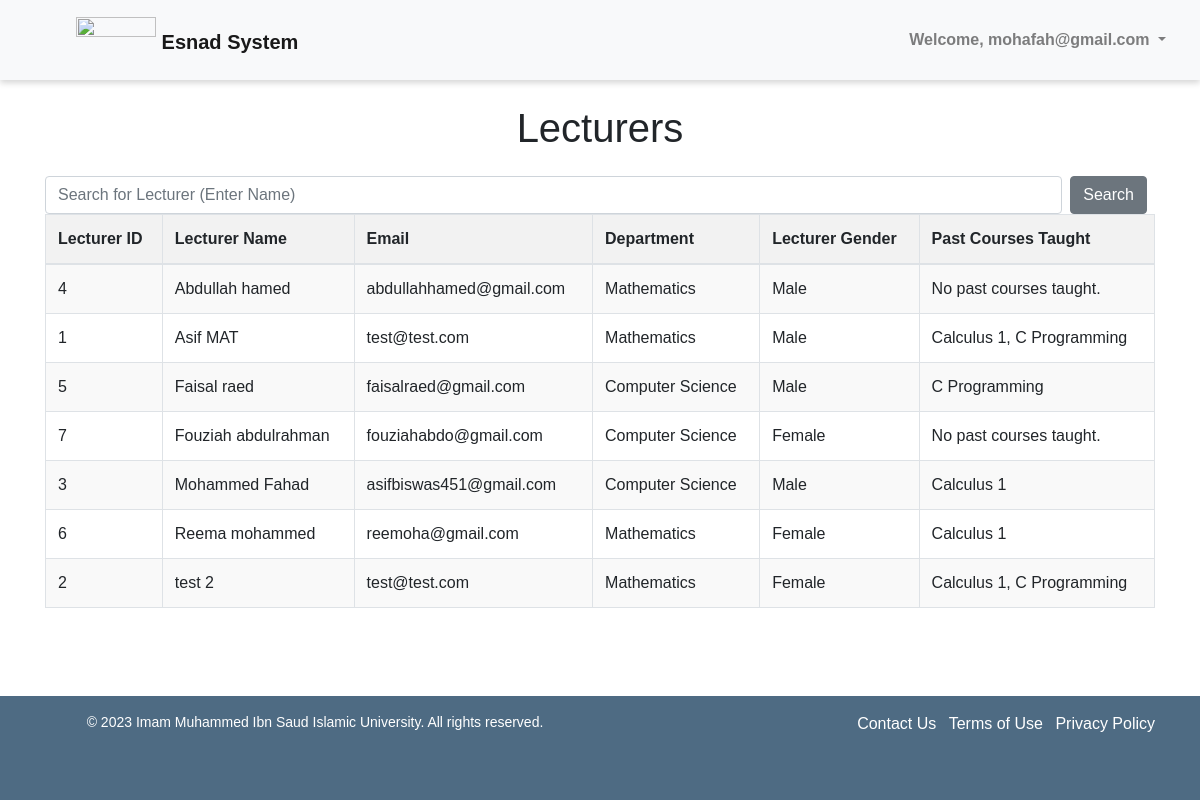
/lecturers/ (signed in), run on an earlier commit of the app's database.
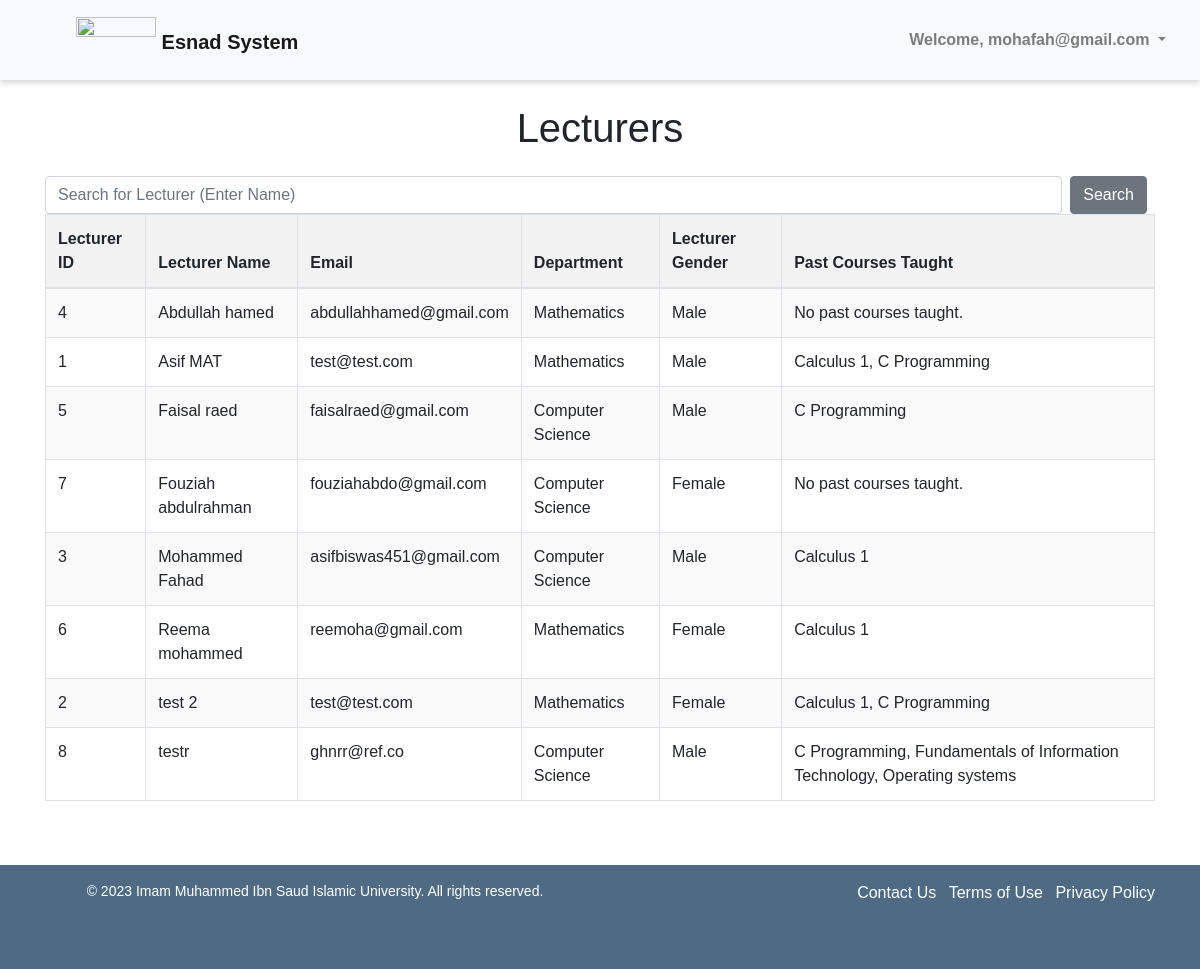
And on a later commit of the database.
### pages/models.py (models this page shows, shortened)
class Lecturer(models.Model):
    lecturer_user = models.OneToOneField(User, on_delete=models.CASCADE, null=True)
    lecturer_name = models.CharField(max_length=100)
    lecturer_email = models.EmailField(validators=[EmailValidator()])
    phone_regex = RegexValidator(
        regex=r'^\+?1?\d{10}$',
        message="Phone number must be entered in the format: '+999999999'. Up to 15 digits allowed.",
    )
    lecturer_number = models.CharField(validators=[phone_regex], max_length=17)
    GENDER_CHOICES = (
        ('M', 'Male'),
        ('F', 'Female')
    )
    lecturer_gender = models.CharField(max_length=1, choices=GENDER_CHOICES)
    TEACHER_TYPE_CHOICES = (
        ('L', 'Laboratory'),
        ('T', 'Theory')
    )
    lecturer_type = models.CharField(max_length=1, choices=TEACHER_TYPE_CHOICES)
    lecturer_past_courses = models.ManyToManyField('Course', related_name='past_lecturers', blank=True)
    lecturer_rating = models.FloatField(default=0.0)
    lecturer_department = models.ForeignKey('Department', on_delete=models.SET_NULL, null=True, blank=True)

class Department(models.Model):
    department_name = models.CharField(max_length=100)
    department_code = models.CharField(max_length=100, blank=True)

class Course(models.Model):
    course_code = models.CharField(max_length=100)
    course_name = models.CharField(max_length=100)
    credit_hours = models.PositiveIntegerField(null=True)
    course_lecturer = models.ForeignKey('Lecturer', on_delete=models.SET_NULL, null=True, related_name='courses_taught')
    course_level = models.PositiveIntegerField(null=True)
    course_lab_lecturer = models.ForeignKey('Lecturer', on_delete=models.SET_NULL, null=True, blank=True, related_name='lab_courses_taught')
    course_past_lecturers = models.ManyToManyField('Lecturer', related_name='past_courses', blank=True)
    course_time = models.TimeField(null=True, blank=True)
    course_day = models.CharField(max_length=1, choices=DAYS_OF_WEEK, null=True, blank=True)
    course_department = models.ForeignKey('Department', on_delete=models.SET_NULL, null=True, blank=True)
    course_building = models.CharField(max_length=100, blank=True)
    course_section = models.CharField(max_length=100, blank=True)
    course_prerequisites = models.ManyToManyField('Course', related_name='prerequisites', blank=True)

### pages/views.py (the view)
# urls.py: path('lecturers/', views.lecturers, name='lecturers'),
@login_required(login_url='login')
def lecturers(request):
    lecturers = Lecturer.objects.all().order_by('lecturer_name')
    courses = Course.objects.all()
    departments = Department.objects.all()
    lecturer_users = []
    for lecturer in lecturers:
        lecturer_users.append(lecturer.lecturer_user)
    users = User.objects.filter(~Q(username__in=lecturer_users))
    users = users.exclude(is_superuser=True)
    return render(request, 'lecturers.html', {'lecturers': lecturers, 'courses': courses, 'departments': departments, 'users': users})

### pages/context_processors.py (called while the page is built)
def get_user_groups(request):
    if request.user.is_authenticated:
        groups = request.user.groups.all()
        for group in groups:
            if group.name == 'Coordinators':
                return {'get_user_groups': True}
    return {'get_user_groups': False}

### pages/templates/lecturers.html (shortened to what this page needs)
{% extends 'base.html' %}
{% load static %}
{% block extra_css %}
    <link rel="stylesheet" href="{% static 'lecturers.css' %}">
{% endblock %}
{% block content %}
    <div class="container">
        <div class="row">
            <div class="col-md-12">
                <h1 class="text-center mt-4">Lecturers</h1>
                <form class="search-container mt-4 d-flex align-items-center" action="{% url 'search_lecturer' %}" method="GET">
                    <input name="q" type="text" class="form-control w-100" placeholder="Search for Lecturer (Enter Name)" value="{{ request.GET.q }}">
                    <button type="submit" class="btn btn-secondary mx-2">Search</button>
                </form>
                {% if lecturers %}
                    <table class="table table-bordered">
                        <thead>
                            <tr>
                                <th scope="col">Lecturer ID</th>
                                <th scope="col">Lecturer Name</th>
                                <th scope="col">Email</th>
                                <th scope="col">Department</th>
                                <th scope="col">Lecturer Gender</th>
                                <th scope="col">Past Courses Taught</th>
                            </tr>
                        </thead>
                        <tbody>
                            {% for lecturer in lecturers %}
                                <tr>
                                    <td>{{ lecturer.id }}</td>
                                    <td>{{ lecturer.lecturer_name }}</td>
                                    <td>{{ lecturer.lecturer_email }}</td>
                                    <td>{{ lecturer.lecturer_department.department_name }}</td>
                                    <td>
                                        {% if lecturer.lecturer_gender == 'M' %}
                                        Male
                                        {% else %}
                                        Female
                                        {% endif %}
                                    </td>
                                    <td>
                                        {% for course in lecturer.lecturer_past_courses.all %}
                                            {{ course.course_name }}{% if not forloop.last %}, {% endif %}
                                        {% empty %}
                                            No past courses taught.
                                        {% endfor %}
                                    </td>
                                </tr>
                            {% endfor %}
                        </tbody>
                    </table>
                {% else %}
                    <p class="text-center">No lecturers found.</p>
                {% endif %}
            </div>
        </div>
    </div>
{% endblock %}

What changed in the data, as far as the page shows it:
added Lecturer: id "8", lecturer_name "testr", lecturer_email "ghnrr@ref.co", lecturer_department.department_name "Computer Science", lecturer_gender "Male", Course (course_name "C Programming")
now on this page (row unchanged): Course: course_name "Fundamentals of Information Technology", shown under "8"
now on this page (row unchanged): Course: course_name "Operating systems", shown under "8"
